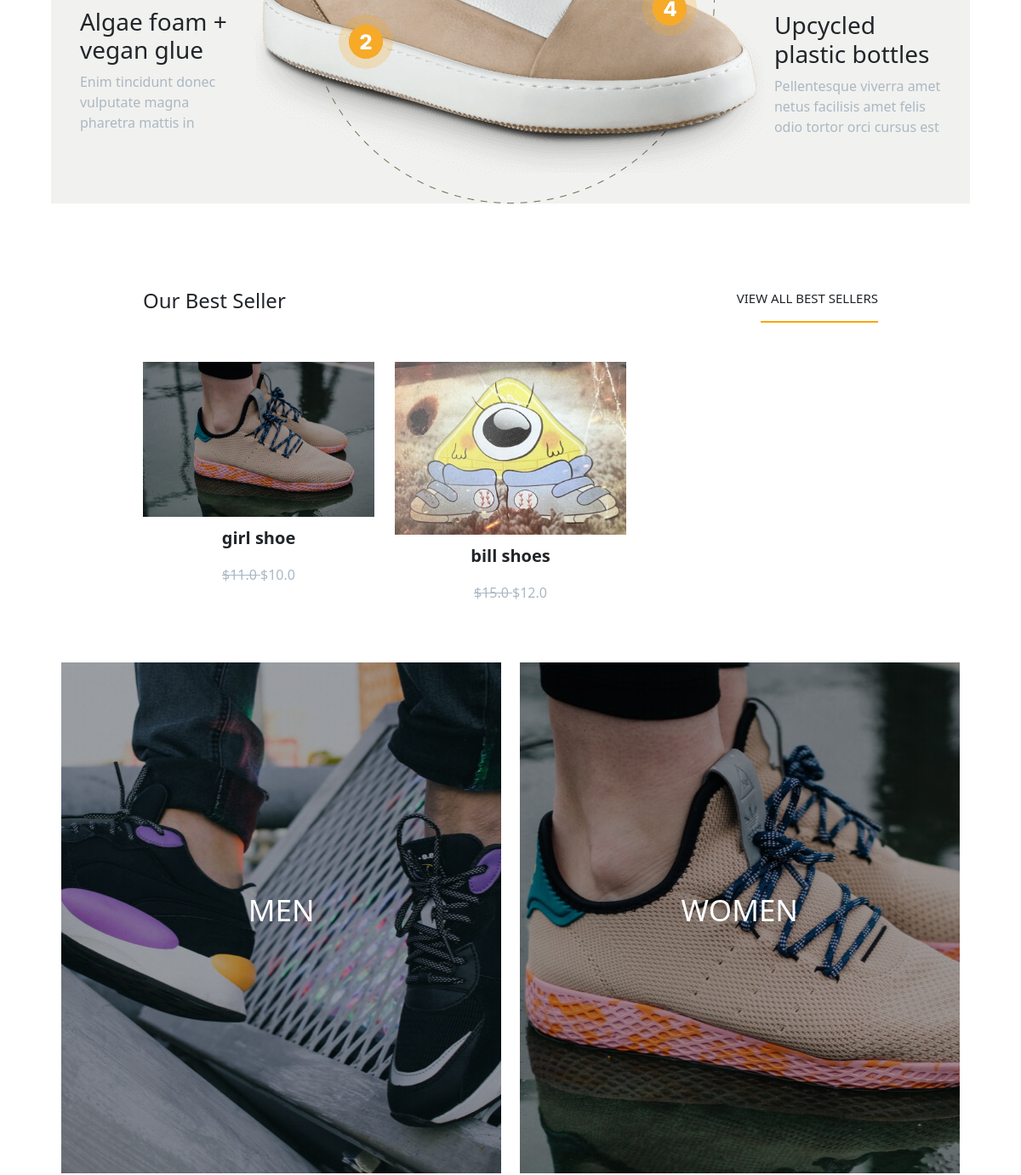
Page / (signed in, middle part) on the earlier database version.
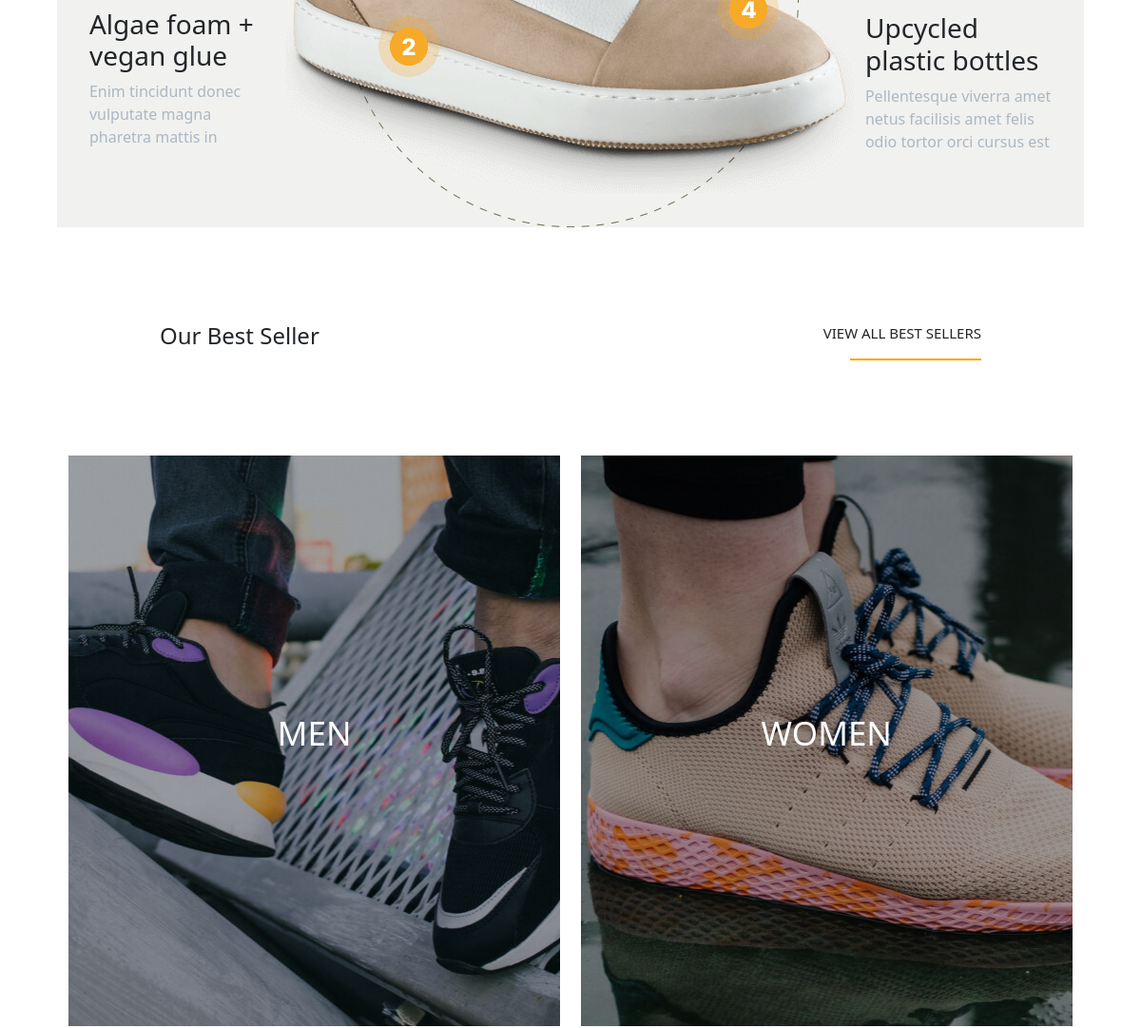
Same page on the later database version.
### tables this page shows
CREATE TABLE products(
    product_id INTEGER PRIMARY KEY NOT NULL,
    product_name TEXT NOT NULL,
    image_path TEXT NOT NULL,
    price REAL NOT NULL,
    on_sale INTEGER NOT NULL,
    sale_price REAL
    );

### app.py (the view)
@app.route('/')
def index():
    if 'username' in session:
        if session['adminRole'] == 1:
            return render_template('adminDashborad.html')
        else:
            products = connection.execute(f"SELECT * FROM products").fetchall()
            return render_template('index.html', Products = products)
    return redirect(url_for('Login'))

### templates/index.html (shortened to what this page needs)
<!DOCTYPE html>
<html lang="en">
<head>
    <link rel="stylesheet" href="https://cdnjs.cloudflare.com/ajax/libs/animate.css/4.1.1/animate.min.css" />
    <link rel="stylesheet" href="https://cdnjs.cloudflare.com/ajax/libs/font-awesome/6.4.2/css/all.min.css">
    <link rel="stylesheet" href="../static/css/bootstrap.min.css">
    <link rel="stylesheet" href="../static/css/main.css">
</head>
<body>
    <main>
        <section class="sec4 container">
            <div class="parent4 ">
                <div class="bottom-sec4 d-flex container">
                    <div class="cards-bottom-sec4">
                        <div>
                            <div class="card-bottom-sec4 card2-bottom-sec4">
                                <h3>Algae foam + vegan glue</h3>
                                <p>Enim tincidunt donec vulputate magna pharetra mattis in</p>
                            </div>
                        </div>
                    </div>
                    <div class="img-bottom-sec4">
                        <div>
                            <img src="../static/img2/img-sec4.png" alt="">
                        </div>
                    </div>
                    <div class="cards-bottom-sec4">
                        <div>
                            <div class="card-bottom-sec4 card4-bottom-sec4">
                                <h3>Upcycled plastic bottles</h3>
                                <p>Pellentesque viverra amet netus facilisis amet felis odio tortor orci cursus est</p>
                            </div>
                        </div>
                    </div>
                </div>
            </div>
        </section>
        <section class="sec5 cards-height">
            <div class="parent5">
                <div class="text-sec5 d-flex ">
                    <h4>Our Best Seller</h4>
                    <p>VIEW ALL BEST SELLERS</p>
                </div>
                <div class="underline-p-sec5"></div>
            </div>
            <div class="cards-sec5 row mt-5">
                {% for product in Products %}
                <div class="card-sec5 col-4">
                    <div class="img-card-sec5">
                        <img src="{{ '../static/img2/' + product.image_path }}" alt="">
                    </div>
                    <div class="text-card-sec5">
                        <p class="p1-text-sec5">{{product.product_name}}</p>
                        <p class="p2-text-sec5"><del>${{product.price}} </del> ${{product.sale_price}}</p>
                    </div>
                </div>
                {% endfor %}
            </div>
        </section>
        <section class="sec6 container">
            <div class="parent6">
                <div class="cards-sec6  ">
                    <div class="card1-sec6 d-flex align-items-center justify-content-center">
                        <div class="text-sec6 ">
                            <p>MEN</p>
                        </div>
                    </div>
                    <div class="card2-sec6 d-flex align-items-center justify-content-center">
                        <div class="text-sec6">
                            <p>WOMEN</p>
                        </div>
                    </div>
                </div>
            </div>
        </section>
    </main>
</body>
</html>

### static/css/main.css (style rules this page uses)
img { width: 100%; }
main { width: 90%; margin: auto; }
.sec4 { background-color: #f1f1ef; margin-top: 75px; }
.bottom-sec4 { margin-top: 20%; align-items: center; justify-content: space-evenly; }
.cards-bottom-sec4 { width: 19%; }
.card-bottom-sec4 { margin: 15% 0; }
.card-bottom-sec4 p { color: #abb8c3; }
.sec5 { width: 80%; margin: auto; margin-top: 100px; }
.text-sec5 { justify-content: space-between; }
.text-sec5 p { font-size: 15px; font-weight: 500; }
.underline-p-sec5 { height: 2px; background-color: orange; width: 100%; float: right; width: 16%; transition: all .5s; }
.sec6 { margin-top: 5%; }
.cards-sec6 { display: flex; justify-content: space-between; }
.card1-sec6 { height: 600px; width: 49%; background-image: url(../img2/recycled-shoe-store-shop-men-image-thumbnail.jpg); background-position: center; background-size: cover; text-align: center; }
.card2-sec6 { height: 600px; width: 49%; background-image: url(../img2/recycled-shoe-store-shop-women-image-tumbnail.jpg); background-position: center; background-size: cover; text-align: center; }
.text-sec6 > p { color: white; font-size: 35px; font-weight: 500; }

Differences in the rows shown:
removed products: image_path (picture), product_name "girl shoe", price "11.0", sale_price "10.0"
removed products: image_path (picture), product_name "bill shoes", price "15.0", sale_price "12.0"
